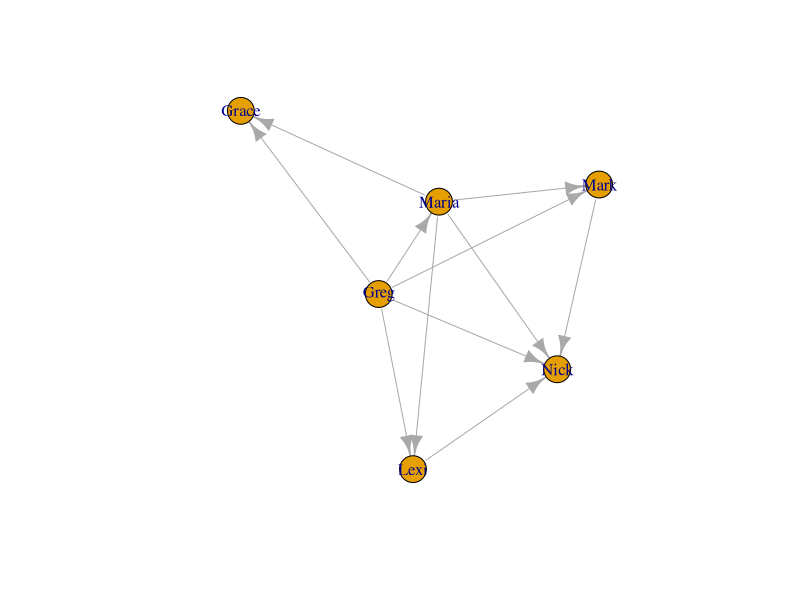

Recreate this plot in R.
## ---- chunk 1
money_edgelist = read.csv("money_edgelist.csv")
## ---- chunk 2
install.packages("igraph", repos='http://cran.us.r-project.org')
## ---- chunk 3
library("igraph")
## ---- chunk 4
money_edgelist <- as.matrix(money_edgelist)
## ---- chunk 5
moneyNetwork <- graph.edgelist(money_edgelist, directed=TRUE)
## ---- chunk 6
moneyNetwork
## ---- chunk 7
V(moneyNetwork)$name
## ---- chunk 8
plot(moneyNetwork)
